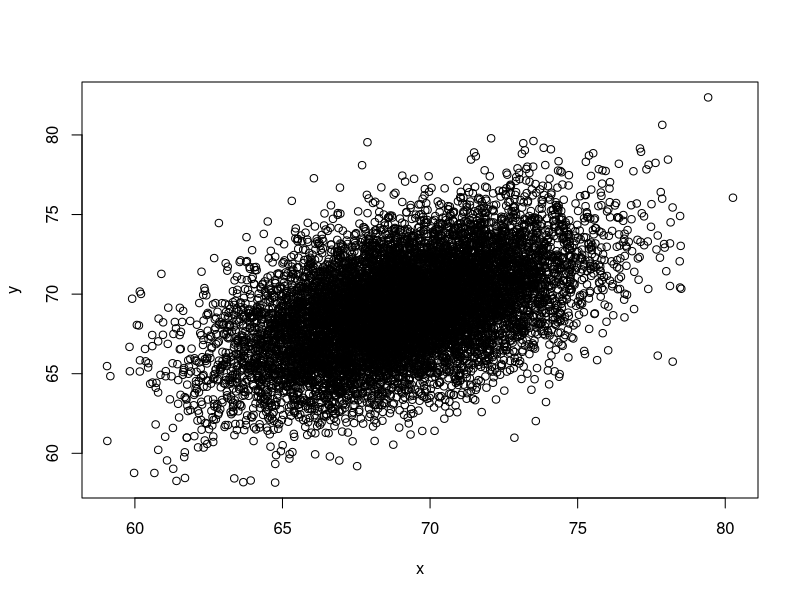
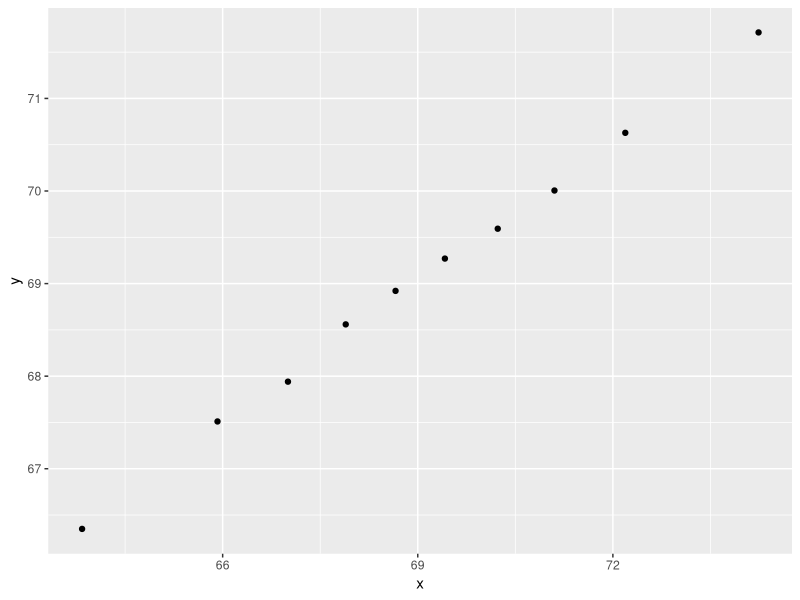

Recreate these plots in R, in order. (Note: a time limit stopped this script after it produced the figures.)
library(tidyverse)
library(MASS)
library(caret)


Sigma <- 9*matrix(c(1,0.5,0.5,1), 2, 2)
dat <- MASS::mvrnorm(n = 10000, c(69, 69), Sigma) %>%
  data.frame() %>% setNames(c("x", "y"))
plot(dat)

ps <- seq(0, 1, 0.1)
dat %>% 
  mutate(g = cut(x, quantile(x, ps), include.lowest = TRUE)) %>%
  group_by(g) %>%
  summarize(y = mean(y), x = mean(x)) %>% 
  qplot(x, y, data =.)

#•_____________________an ohter example_______________________________ 
#3.1: Linear Regression for Prediction  Comprehension Check: Linear Regression

set.seed(1) # set.seed(1, sample.kind="Rounding") if using R 3.6 or later
n <- 100
Sigma <- 9*matrix(c(1.0, 0.5, 0.5, 1.0), 2, 2)
dat <- MASS::mvrnorm(n = 100, c(69, 69), Sigma) %>%
  data.frame() %>% setNames(c("x", "y"))

set.seed(1)
Sigma <- 9*matrix(c(1.0, 0.5, 0.5, 1.0), 2, 2)
dat <- MASS::mvrnorm(n = 100, c(69, 69), Sigma) %>%
  data.frame() %>% setNames(c("x", "y"))
v <- replicate(n,{
  index_t <- createDataPartition(dat$y,times=1,p=0.5,list=F)
  train_set<-dat %>% slice(-index_t)
  test_set <- dat %>% slice(index_t)
  fit <- lm(train_set$y ~train_set$x,data=train_set)
  y_hat<- fit$coef[1]+ fit$coef[2]*test_set$x
  RMSE(y_hat,test_set$y)
})
c(mean(v), sd(v))


#____________ n is vecotr now
n <- c(100, 500, 1000, 5000, 10000)
set.seed(1)
vect <- function(n){
  set.seed(1)
  Sigma <- 9*matrix(c(1.0, 0.5, 0.5, 1.0), 2, 2)
  dat <- MASS::mvrnorm(n, c(69, 69), Sigma) %>%
    data.frame() %>% setNames(c("x", "y"))
  set.seed(1)
  v <- replicate(n,{
  index_t <- createDataPartition(dat$y,times=1,p=0.5,list=F)
  train_set<-dat %>% slice(-index_t)
  test_set <- dat %>% slice(index_t)
  fit <- lm(train_set$y ~train_set$x,data=train_set)
  y_hat<- fit$coef[1]+ fit$coef[2]*test_set$x
  RMSE(y_hat,test_set$y)
})
  c(mean(v), sd(v))
}
n <- c(100, 500, 1000, 5000, 10000)
vvect <- sapply(n,vect)

#_____change in dat matrix
set.seed(1)
n2 <- 100
Sigma2 <- 9*matrix(c(1.0, 0.95, 0.95, 1.0), 2, 2)
dat2 <- MASS::mvrnorm(n= 100, c(69, 69), Sigma2) %>%
  data.frame() %>% setNames(c("x", "y"))
set.seed(1)
v2 <- replicate(n2,{
  index_t <- createDataPartition(dat2$y,times=1,p=0.5,list=F)
  train_set<-dat2 %>% slice(-index_t)
  test_set <- dat2 %>% slice(index_t)
  fit <- lm(train_set$y ~train_set$x,data=train_set)
  y_hat<- fit$coef[1]+ fit$coef[2]*test_set$x
  RMSE(y_hat,test_set$y)
})
c(mean(v2), sd(v2))

#_____________matrix [3*3]
set.seed(1)
Sigma <- matrix(c(1.0, 0.75, 0.75, 0.75, 1.0, 0.25, 0.75, 0.25, 1.0), 3, 3)
dat <- MASS::mvrnorm(n = 100, c(0, 0, 0), Sigma) %>%
  data.frame() %>% setNames(c("y", "x_1", "x_2"))
set.seed(1)
ind <- createDataPartition(dat$y,times=1,p=0.5,list=F)
train_set <- dat[-ind,]
test_set <- dat[ind,]
fit <- train_set %>% lm(y ~ x_1 + x_2,.)
fit1 <- train_set %>% lm(y ~ x_1,.)
fit2 <- train_set %>% lm(y ~ x_2,.)

y_hat <- fit$coef[1]+ fit$coef[2]*test_set$x_1+ fit$coef[3]*test_set$x_2
y_hat1 <- predict(fit1, test_set)
y_hat2 <- predict(fit2, test_set)

RMSE(y_hat,test_set$y )
RMSE(y_hat1,test_set$y )
RMSE(y_hat2,test_set$y )

#_____________matrix [3*3] x1 and x2 are highly correlated
set.seed(1)
Sigma <- matrix(c(1.0, 0.75, 0.75, 0.75, 1.0, 0.95, 0.75, 0.95, 1.0), 3, 3)
dat <- MASS::mvrnorm(n = 100, c(0, 0, 0), Sigma) %>%
  data.frame() %>% setNames(c("y", "x_1", "x_2"))
set.seed(1)
ind <- createDataPartition(dat$y,times=1,p=0.5,list=F)
train_set <- dat[-ind,]
test_set <- dat[ind,]
fit <- train_set %>% lm(y ~ x_1 + x_2,.)
fit1 <- train_set %>% lm(y ~ x_1,.)
fit2 <- train_set %>% lm(y ~ x_2,.)

y_hat <- fit$coef[1]+ fit$coef[2]*test_set$x_1+ fit$coef[3]*test_set$x_2
y_hat1 <- predict(fit1, test_set)
y_hat2 <- predict(fit2, test_set)

RMSE(y_hat,test_set$y )
RMSE(y_hat1,test_set$y )
RMSE(y_hat2,test_set$y )
